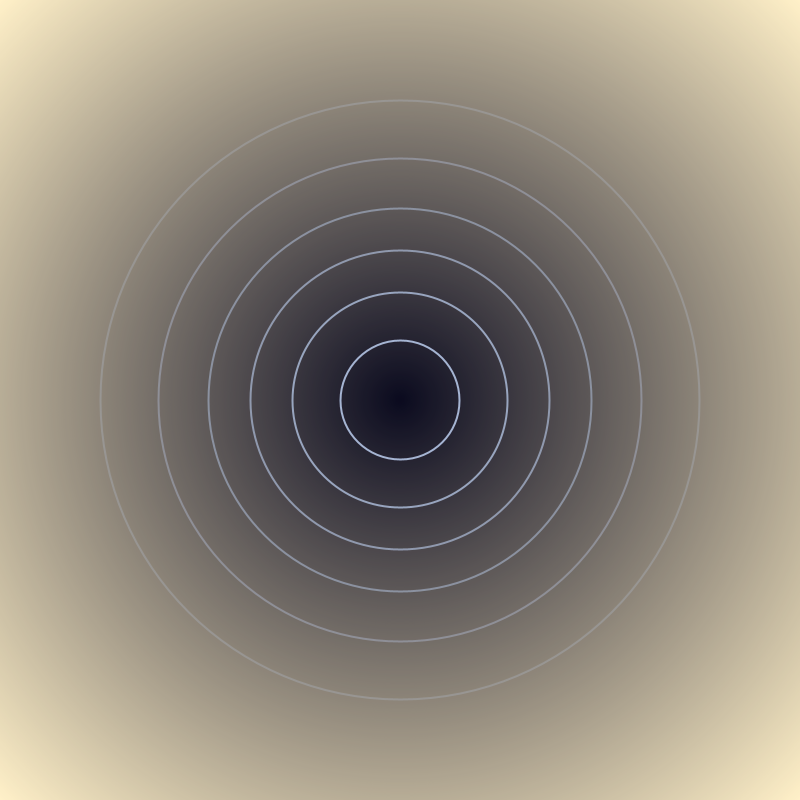
Frame 1 (no input)
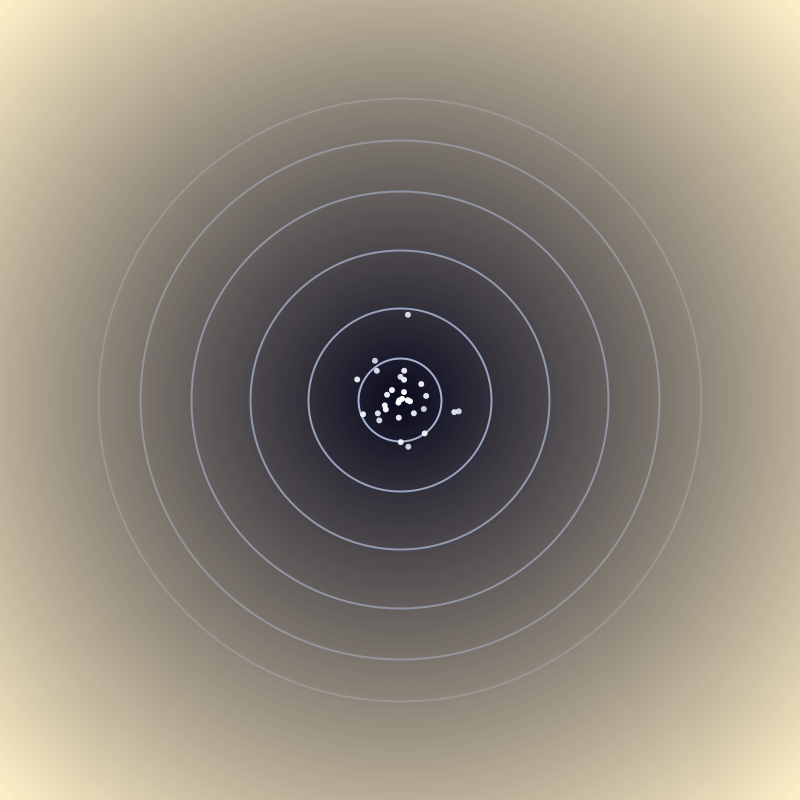
Frame 60 (the mouse pressed at the canvas centre just before this capture)
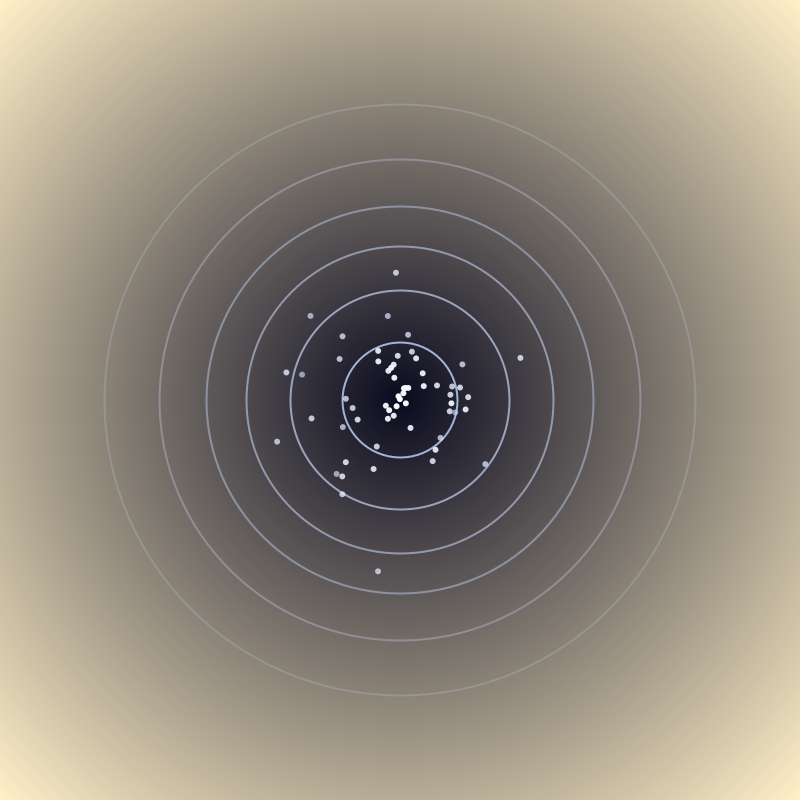
Frame 120 (the mouse held since frame 60 and released just before this capture)

The Processing sketch that drew these frames (run headless with seeded random() and noise(); from frame 60 on, the mouse is pressed at the canvas centre):

// Processing sketch: chatGPTart_temporalCanvas
// ── chatGPTart_temporalCanvas.pde
/**
 * Temporal Tapestry
 *
 * A visual meditation on time that unfolds in layers:
 *
 * 1. Background Gradient:
 *    A radial gradient flows from a bright, warm center (creation)
 *    to a dark, somber periphery (obsolescence).
 *
 * 2. Spiral Particle System:
 *    Moments are born at the center and follow spiral trajectories outward.
 *    Their gradual fade represents the passage of time from inception to decay.
 *
 * 3. Pulsing Concentric Circles:
 *    Gentle, rhythmic pulses at the center evoke the cyclic nature of time.
 *
 * Together, these elements present an atypical, multi-dimensional
 * representation of time—from the moment of creation until the projected
 * moment of obsolescence.
 */

ArrayList<SpiralParticle> particles; // Stores our fleeting moments.
int spawnInterval = 2;  // Spawn a new particle every 2 frames.

void setup() {
  size(800, 800);
  smooth(4);
  particles = new ArrayList<SpiralParticle>();
  frameRate(60);
}

void draw() {
  // Draw the dynamic background gradient that embodies the flow of time.
  drawBackgroundGradient();
  
  // Overlay pulsing circles that evoke cyclical rhythms.
  drawPulsingCircles();
  
  // Spawn new spiral particles (new moments) at regular intervals.
  if (frameCount % spawnInterval == 0) {
    particles.add(new SpiralParticle());
  }
  
  // Update and display each particle.
  // They journey from the bright center outward, fading as they age.
  for (int i = particles.size()-1; i >= 0; i--) {
    SpiralParticle p = particles.get(i);
    p.update();
    p.display();
    if (p.isDead()) {
      particles.remove(i);
    }
  }
}

/**
 * Draws a radial gradient background.
 * The gradient shifts from a warm, golden center (creation)
 * to a deep, midnight-blue edge (obsolescence).
 */
void drawBackgroundGradient() {
  PVector center = new PVector(width/2, height/2);
  float maxRadius = dist(0, 0, width/2, height/2);
  
  // Create the gradient by drawing concentric ellipses.
  for (float r = maxRadius; r > 0; r -= 2) {
    // Map r to an interpolation factor (0 at the edge, 1 at the center).
    float inter = map(r, 0, maxRadius, 1, 0);
    // Define inner (bright) and outer (dark) colors.
    int innerColor = color(255, 240, 200);
    int outerColor = color(10, 10, 30);
    int c = lerpColor(innerColor, outerColor, inter);
    noStroke();
    fill(c);
    ellipse(center.x, center.y, r*2, r*2);
  }
}

/**
 * Draws pulsing concentric circles at the center.
 * These softly oscillating rings evoke the rhythm of cyclical time.
 */
void drawPulsingCircles() {
  pushMatrix();
  translate(width/2, height/2);
  noFill();
  int numCircles = 6;
  float baseSpacing = 50;
  float t = millis() * 0.001;  // Slow time parameter for pulsing.
  
  for (int i = 1; i <= numCircles; i++) {
    float phase = t + i;
    // Each circle pulses (expands/contracts) slightly.
    float r = i * baseSpacing + sin(phase) * 10;
    // Outer circles are rendered with lower opacity.
    float alpha = map(i, 1, numCircles, 200, 50);
    stroke(200, 220, 255, alpha);
    strokeWeight(2);
    ellipse(0, 0, r*2, r*2);
  }
  popMatrix();
}

/**
 * SpiralParticle represents a fleeting moment in time.
 * Born at the center, it travels outward on a spiral path,
 * subtly perturbed by noise to evoke organic variability.
 * Its gradual fade symbolizes the passage from creation toward obsolescence.
 */
class SpiralParticle {
  float age;          // Age in frames.
  float maxAge;       // Lifespan (in frames) before the particle vanishes.
  float initialAngle; // Random starting angular offset.
  float radialSpeed;  // Determines how fast it moves away from the center.
  float rotationFactor; // Governs how quickly it rotates around the center.
  PVector pos;        // Current position.
  float noiseOffset;  // For introducing slight random variation.
  
  SpiralParticle() {
    age = 0;
    // Lifespan between ~5 and 10 seconds (at 60 fps).
    maxAge = random(300, 600);
    initialAngle = random(TWO_PI);
    radialSpeed = random(0.5, 1.5);
    rotationFactor = random(0.005, 0.02);
    noiseOffset = random(1000);
    pos = new PVector(width/2, height/2);
  }
  
  void update() {
    age += 1;
    // The radial distance grows with age.
    float r = age * radialSpeed;
    
    // The angle evolves over time; a noise‐induced variation makes the path organic.
    float noiseVal = noise(age * 0.01, noiseOffset);
    float angleVariation = map(noiseVal, 0, 1, -PI/16, PI/16);
    float angle = initialAngle + age * rotationFactor * TWO_PI + angleVariation;
    
    // Convert from polar to Cartesian coordinates.
    pos.x = width/2 + r * cos(angle);
    pos.y = height/2 + r * sin(angle);
  }
  
  void display() {
    // Fade the particle with age.
    float alpha = map(age, 0, maxAge, 255, 0);
    noStroke();
    // Transition the color from vibrant white to a subdued blue as it ages.
    int cStart = color(255, 255, 255);
    int cEnd = color(100, 150, 255);
    int c = lerpColor(cStart, cEnd, age / maxAge);
    fill(red(c), green(c), blue(c), alpha);
    ellipse(pos.x, pos.y, 6, 6);
  }
  
  boolean isDead() {
    return age > maxAge;
  }
}
